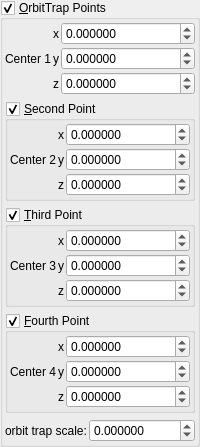
    <widget class="MyGroupBox" name="groupCheck_transf_function_enabledBx_false">
     <property name="font">
      <font>
       <weight>50</weight>
       <bold>false</bold>
      </font>
     </property>
     <property name="title">
      <string>&amp;OrbitTrap Points</string>
     </property>
     <property name="checkable">
      <bool>true</bool>
     </property>
     <layout class="QVBoxLayout" name="verticalLayout_8">
      <property name="leftMargin">
       <number>2</number>
      </property>
      <property name="topMargin">
       <number>2</number>
      </property>
      <property name="rightMargin">
       <number>2</number>
      </property>
      <property name="bottomMargin">
       <number>2</number>
      </property>
      <item>
       <layout class="QGridLayout" name="gridLayout_11" columnstretch="0,0,1">
        <property name="spacing">
         <number>2</number>
        </property>
        <item row="1" column="2">
         <widget class="MyDoubleSpinBox" name="spinbox3_transf_offset_000_y">
          <property name="enabled">
           <bool>true</bool>
          </property>
          <property name="sizePolicy">
           <sizepolicy hsizetype="Minimum" vsizetype="Maximum">
            <horstretch>0</horstretch>
            <verstretch>0</verstretch>
           </sizepolicy>
          </property>
          <property name="prefix">
           <string/>
          </property>
          <property name="suffix">
           <string/>
          </property>
          <property name="decimals">
           <number>6</number>
          </property>
          <property name="minimum">
           <double>-999.990000000000009</double>
          </property>
          <property name="maximum">
           <double>999.990000000000009</double>
          </property>
          <property name="singleStep">
           <double>0.100000000000000</double>
          </property>
         </widget>
        </item>
        <item row="2" column="2">
         <widget class="MyDoubleSpinBox" name="spinbox3_transf_offset_000_z">
          <property name="enabled">
           <bool>true</bool>
          </property>
          <property name="sizePolicy">
           <sizepolicy hsizetype="Minimum" vsizetype="Maximum">
            <horstretch>0</horstretch>
            <verstretch>0</verstretch>
           </sizepolicy>
          </property>
          <property name="prefix">
           <string/>
          </property>
          <property name="suffix">
           <string/>
          </property>
          <property name="decimals">
           <number>6</number>
          </property>
          <property name="minimum">
           <double>-999.990000000000009</double>
          </property>
          <property name="maximum">
           <double>999.990000000000009</double>
          </property>
          <property name="singleStep">
           <double>0.100000000000000</double>
          </property>
         </widget>
        </item>
        <item row="1" column="0">
         <widget class="QLabel" name="label_94">
          <property name="text">
           <string>Center 1</string>
          </property>
         </widget>
        </item>
        <item row="0" column="1">
         <widget class="QLabel" name="label_96">
          <property name="text">
           <string notr="true">x</string>
          </property>
         </widget>
        </item>
        <item row="0" column="2">
         <widget class="MyDoubleSpinBox" name="spinbox3_transf_offset_000_x">
          <property name="enabled">
           <bool>true</bool>
          </property>
          <property name="sizePolicy">
           <sizepolicy hsizetype="Minimum" vsizetype="Maximum">
            <horstretch>0</horstretch>
            <verstretch>0</verstretch>
           </sizepolicy>
          </property>
          <property name="prefix">
           <string/>
          </property>
          <property name="suffix">
           <string/>
          </property>
          <property name="decimals">
           <number>6</number>
          </property>
          <property name="minimum">
           <double>-999.990000000000009</double>
          </property>
          <property name="maximum">
           <double>999.990000000000009</double>
          </property>
          <property name="singleStep">
           <double>0.100000000000000</double>
          </property>
         </widget>
        </item>
        <item row="1" column="1">
         <widget class="QLabel" name="label_98">
          <property name="text">
           <string notr="true">y</string>
          </property>
         </widget>
        </item>
        <item row="2" column="1">
         <widget class="QLabel" name="label_112">
          <property name="text">
           <string notr="true">z</string>
          </property>
         </widget>
        </item>
       </layout>
      </item>
      <item>
       <widget class="MyGroupBox" name="groupCheck_transf_function_enabledAz_false">
        <property name="font">
         <font>
          <weight>50</weight>
          <bold>false</bold>
         </font>
        </property>
        <property name="title">
         <string>&amp;Second Point</string>
        </property>
        <property name="checkable">
         <bool>true</bool>
        </property>
        <layout class="QVBoxLayout" name="verticalLayout_12">
         <property name="leftMargin">
          <number>2</number>
         </property>
         <property name="topMargin">
          <number>2</number>
         </property>
         <property name="rightMargin">
          <number>2</number>
         </property>
         <property name="bottomMargin">
          <number>2</number>
         </property>
         <item>
          <layout class="QGridLayout" name="gridLayout_15" columnstretch="0,0,1">
           <property name="spacing">
            <number>2</number>
           </property>
           <item row="1" column="0">
            <widget class="QLabel" name="label_122">
             <property name="text">
              <string>Center 2</string>
             </property>
            </widget>
           </item>
           <item row="0" column="1">
            <widget class="QLabel" name="label_101">
             <property name="text">
              <string notr="true">x</string>
             </property>
            </widget>
           </item>
           <item row="1" column="1">
            <widget class="QLabel" name="label_105">
             <property name="text">
              <string notr="true">y</string>
             </property>
            </widget>
           </item>
           <item row="2" column="1">
            <widget class="QLabel" name="label_123">
             <property name="text">
              <string notr="true">z</string>
             </property>
            </widget>
           </item>
           <item row="0" column="2">
            <widget class="MyDoubleSpinBox" name="spinbox3_transf_offsetA_000_x">
             <property name="enabled">
              <bool>true</bool>
             </property>
             <property name="sizePolicy">
              <sizepolicy hsizetype="Minimum" vsizetype="Maximum">
               <horstretch>0</horstretch>
               <verstretch>0</verstretch>
              </sizepolicy>
             </property>
             <property name="prefix">
              <string/>
             </property>
             <property name="suffix">
              <string/>
             </property>
             <property name="decimals">
              <number>6</number>
             </property>
             <property name="minimum">
              <double>-999.990000000000009</double>
             </property>
             <property name="maximum">
              <double>999.990000000000009</double>
             </property>
             <property name="singleStep">
              <double>0.100000000000000</double>
             </property>
            </widget>
           </item>
           <item row="1" column="2">
            <widget class="MyDoubleSpinBox" name="spinbox3_transf_offsetA_000_y">
             <property name="enabled">
              <bool>true</bool>
             </property>
             <property name="sizePolicy">
              <sizepolicy hsizetype="Minimum" vsizetype="Maximum">
               <horstretch>0</horstretch>
               <verstretch>0</verstretch>
              </sizepolicy>
             </property>
             <property name="prefix">
              <string/>
             </property>
             <property name="suffix">
              <string/>
             </property>
             <property name="decimals">
              <number>6</number>
             </property>
             <property name="minimum">
              <double>-999.990000000000009</double>
             </property>
             <property name="maximum">
              <double>999.990000000000009</double>
             </property>
             <property name="singleStep">
              <double>0.100000000000000</double>
             </property>
            </widget>
           </item>
           <item row="2" column="2">
            <widget class="MyDoubleSpinBox" name="spinbox3_transf_offsetA_000_z">
             <property name="enabled">
              <bool>true</bool>
             </property>
             <property name="sizePolicy">
              <sizepolicy hsizetype="Minimum" vsizetype="Maximum">
               <horstretch>0</horstretch>
               <verstretch>0</verstretch>
              </sizepolicy>
             </property>
             <property name="prefix">
              <string/>
             </property>
             <property name="suffix">
              <string/>
             </property>
             <property name="decimals">
              <number>6</number>
             </property>
             <property name="minimum">
              <double>-999.990000000000009</double>
             </property>
             <property name="maximum">
              <double>999.990000000000009</double>
             </property>
             <property name="singleStep">
              <double>0.100000000000000</double>
             </property>
            </widget>
           </item>
          </layout>
         </item>
        </layout>
       </widget>
      </item>
      <item>
       <widget class="MyGroupBox" name="groupCheck_transf_function_enabledAx_false">
        <property name="font">
         <font>
          <weight>50</weight>
          <bold>false</bold>
         </font>
        </property>
        <property name="title">
         <string>&amp;Third Point</string>
        </property>
        <property name="checkable">
         <bool>true</bool>
        </property>
        <layout class="QVBoxLayout" name="verticalLayout_10">
         <property name="leftMargin">
          <number>2</number>
         </property>
         <property name="topMargin">
          <number>2</number>
         </property>
         <property name="rightMargin">
          <number>2</number>
         </property>
         <property name="bottomMargin">
          <number>2</number>
         </property>
         <item>
          <layout class="QGridLayout" name="gridLayout_12" columnstretch="0,0,1">
           <property name="spacing">
            <number>2</number>
           </property>
           <item row="2" column="2">
            <widget class="MyDoubleSpinBox" name="spinbox3_transf_offsetF_000_z">
             <property name="enabled">
              <bool>true</bool>
             </property>
             <property name="sizePolicy">
              <sizepolicy hsizetype="Minimum" vsizetype="Maximum">
               <horstretch>0</horstretch>
               <verstretch>0</verstretch>
              </sizepolicy>
             </property>
             <property name="prefix">
              <string/>
             </property>
             <property name="suffix">
              <string/>
             </property>
             <property name="decimals">
              <number>6</number>
             </property>
             <property name="minimum">
              <double>-999.990000000000009</double>
             </property>
             <property name="maximum">
              <double>999.990000000000009</double>
             </property>
             <property name="singleStep">
              <double>0.100000000000000</double>
             </property>
            </widget>
           </item>
           <item row="1" column="2">
            <widget class="MyDoubleSpinBox" name="spinbox3_transf_offsetF_000_y">
             <property name="enabled">
              <bool>true</bool>
             </property>
             <property name="sizePolicy">
              <sizepolicy hsizetype="Minimum" vsizetype="Maximum">
               <horstretch>0</horstretch>
               <verstretch>0</verstretch>
              </sizepolicy>
             </property>
             <property name="prefix">
              <string/>
             </property>
             <property name="suffix">
              <string/>
             </property>
             <property name="decimals">
              <number>6</number>
             </property>
             <property name="minimum">
              <double>-999.990000000000009</double>
             </property>
             <property name="maximum">
              <double>999.990000000000009</double>
             </property>
             <property name="singleStep">
              <double>0.100000000000000</double>
             </property>
            </widget>
           </item>
           <item row="0" column="2">
            <widget class="MyDoubleSpinBox" name="spinbox3_transf_offsetF_000_x">
             <property name="enabled">
              <bool>true</bool>
             </property>
             <property name="sizePolicy">
              <sizepolicy hsizetype="Minimum" vsizetype="Maximum">
               <horstretch>0</horstretch>
               <verstretch>0</verstretch>
              </sizepolicy>
             </property>
             <property name="prefix">
              <string/>
             </property>
             <property name="suffix">
              <string/>
             </property>
             <property name="decimals">
              <number>6</number>
             </property>
             <property name="minimum">
              <double>-999.990000000000009</double>
             </property>
             <property name="maximum">
              <double>999.990000000000009</double>
             </property>
             <property name="singleStep">
              <double>0.100000000000000</double>
             </property>
            </widget>
           </item>
           <item row="1" column="0">
            <widget class="QLabel" name="label_118">
             <property name="text">
              <string>Center 3</string>
             </property>
            </widget>
           </item>
           <item row="0" column="1">
            <widget class="QLabel" name="label_99">
             <property name="text">
              <string notr="true">x</string>
             </property>
            </widget>
           </item>
           <item row="1" column="1">
            <widget class="QLabel" name="label_103">
             <property name="text">
              <string notr="true">y</string>
             </property>
            </widget>
           </item>
           <item row="2" column="1">
            <widget class="QLabel" name="label_120">
             <property name="text">
              <string notr="true">z</string>
             </property>
            </widget>
           </item>
          </layout>
         </item>
        </layout>
       </widget>
      </item>
      <item>
       <widget class="MyGroupBox" name="groupCheck_transf_function_enabledAy_false">
        <property name="font">
         <font>
          <weight>50</weight>
          <bold>false</bold>
         </font>
        </property>
        <property name="title">
         <string>&amp;Fourth Point</string>
        </property>
        <property name="checkable">
         <bool>true</bool>
        </property>
        <layout class="QVBoxLayout" name="verticalLayout_11">
         <property name="leftMargin">
          <number>2</number>
         </property>
         <property name="topMargin">
          <number>2</number>
         </property>
         <property name="rightMargin">
          <number>2</number>
         </property>
         <property name="bottomMargin">
          <number>2</number>
         </property>
         <item>
          <layout class="QGridLayout" name="gridLayout_13" columnstretch="0,0,1">
           <property name="spacing">
            <number>2</number>
           </property>
           <item row="2" column="2">
            <widget class="MyDoubleSpinBox" name="spinbox3_transf_addition_constantA_000_z">
             <property name="enabled">
              <bool>true</bool>
             </property>
             <property name="sizePolicy">
              <sizepolicy hsizetype="Minimum" vsizetype="Maximum">
               <horstretch>0</horstretch>
               <verstretch>0</verstretch>
              </sizepolicy>
             </property>
             <property name="prefix">
              <string/>
             </property>
             <property name="suffix">
              <string/>
             </property>
             <property name="decimals">
              <number>6</number>
             </property>
             <property name="minimum">
              <double>-999.990000000000009</double>
             </property>
             <property name="maximum">
              <double>999.990000000000009</double>
             </property>
             <property name="singleStep">
              <double>0.100000000000000</double>
             </property>
            </widget>
           </item>
           <item row="1" column="2">
            <widget class="MyDoubleSpinBox" name="spinbox3_transf_addition_constantA_000_y">
             <property name="enabled">
              <bool>true</bool>
             </property>
             <property name="sizePolicy">
              <sizepolicy hsizetype="Minimum" vsizetype="Maximum">
               <horstretch>0</horstretch>
               <verstretch>0</verstretch>
              </sizepolicy>
             </property>
             <property name="prefix">
              <string/>
             </property>
             <property name="suffix">
              <string/>
             </property>
             <property name="decimals">
              <number>6</number>
             </property>
             <property name="minimum">
              <double>-999.990000000000009</double>
             </property>
             <property name="maximum">
              <double>999.990000000000009</double>
             </property>
             <property name="singleStep">
              <double>0.100000000000000</double>
             </property>
            </widget>
           </item>
           <item row="0" column="2">
            <widget class="MyDoubleSpinBox" name="spinbox3_transf_addition_constantA_000_x">
             <property name="enabled">
              <bool>true</bool>
             </property>
             <property name="sizePolicy">
              <sizepolicy hsizetype="Minimum" vsizetype="Maximum">
               <horstretch>0</horstretch>
               <verstretch>0</verstretch>
              </sizepolicy>
             </property>
             <property name="prefix">
              <string/>
             </property>
             <property name="suffix">
              <string/>
             </property>
             <property name="decimals">
              <number>6</number>
             </property>
             <property name="minimum">
              <double>-999.990000000000009</double>
             </property>
             <property name="maximum">
              <double>999.990000000000009</double>
             </property>
             <property name="singleStep">
              <double>0.100000000000000</double>
             </property>
            </widget>
           </item>
           <item row="1" column="0">
            <widget class="QLabel" name="label_119">
             <property name="text">
              <string>Center 4</string>
             </property>
            </widget>
           </item>
           <item row="0" column="1">
            <widget class="QLabel" name="label_100">
             <property name="text">
              <string notr="true">x</string>
             </property>
            </widget>
           </item>
           <item row="1" column="1">
            <widget class="QLabel" name="label_104">
             <property name="text">
              <string notr="true">y</string>
             </property>
            </widget>
           </item>
           <item row="2" column="1">
            <widget class="QLabel" name="label_121">
             <property name="text">
              <string notr="true">z</string>
             </property>
            </widget>
           </item>
          </layout>
         </item>
        </layout>
       </widget>
      </item>
      <item>
       <layout class="QGridLayout" name="gridLayout_82" columnstretch="0,1">
        <property name="spacing">
         <number>2</number>
        </property>
        <item row="2" column="1">
         <widget class="MyDoubleSpinBox" name="spinbox_transf_scaleA_1">
          <property name="enabled">
           <bool>true</bool>
          </property>
          <property name="sizePolicy">
           <sizepolicy hsizetype="Minimum" vsizetype="Maximum">
            <horstretch>0</horstretch>
            <verstretch>0</verstretch>
           </sizepolicy>
          </property>
          <property name="prefix">
           <string/>
          </property>
          <property name="suffix">
           <string/>
          </property>
          <property name="decimals">
           <number>6</number>
          </property>
          <property name="minimum">
           <double>-99.989999999999995</double>
          </property>
          <property name="maximum">
           <double>99.989999999999995</double>
          </property>
          <property name="singleStep">
           <double>0.100000000000000</double>
          </property>
         </widget>
        </item>
        <item row="2" column="0">
         <widget class="QLabel" name="label_117">
          <property name="text">
           <string>orbit trap scale:</string>
          </property>
         </widget>
        </item>
       </layout>
      </item>
     </layout>
    </widget>
